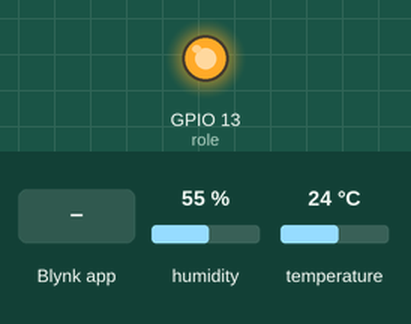
Bench run of a sketch on a simulated ESP8266 (NodeMCU). On the bench: output pins drawn as LEDs (lit = HIGH). Inputs (shaded band) come from the test bench; at power-on: humidity 55 %, temperature 24 °C. WiFi joins after 1.5 s; servers stay silent unless stated.

Above: at 3.0 s.
3.1 s: Blynk app writes 200 to V0
At 8.5 s:
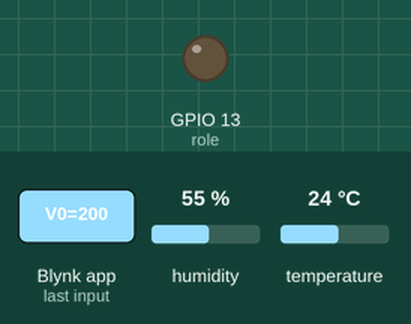
9.3 s: Blynk app writes 1 to V0
At 12.4 s:
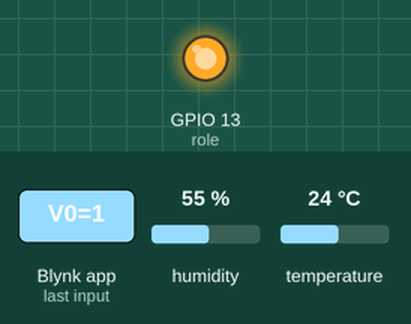
13.8 s: Blynk app writes 1 to V7
At 16.4 s:
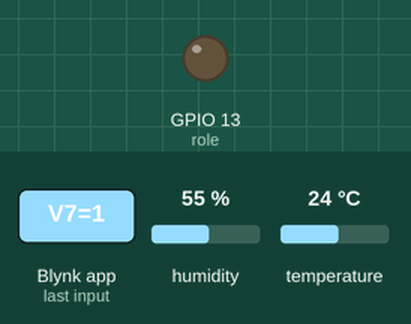
Timing chart, 0 to 17.9 s (numbered marks = the images above; inputs shaded):
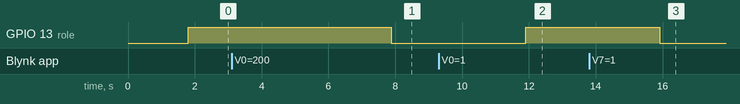

Measured:
- after the input at 3.1 s, GPIO 13 (role): HIGH → LOW after 4.8 s
- after the input at 9.3 s, GPIO 13 (role): LOW → HIGH after 2.6 s
- after the input at 13.8 s, GPIO 13 (role): HIGH → LOW after 2.1 s

The sketch:

ESP8266-BLYNK-Smart-Thermostat.ino
```cpp
#define BLYNK_TEMPLATE_ID "xxxxxxxxxxxxxxxx"
#define BLYNK_DEVICE_NAME "VOLKAN Smart Thermostat"
#define BLYNK_AUTH_TOKEN "xxxxxxxxxxxxxxxxxxxxxxxxxxxxxx"
#include <ESP8266WiFi.h>
#include <BlynkSimpleEsp8266.h>
#include <DHT.h>

char auth[] = BLYNK_AUTH_TOKEN;
char ssid[] = "AAAAAAAAA";
char pass[] = "XXXXXXXXXXXXXXXXXXXXXXXXXXXXXX";

#define DHTPIN 0
#define DHTTYPE DHT11
const int role = 13;
DHT dht(DHTPIN, DHTTYPE);

float humDHT = 0;
float tempDHT = 0;
int Vala = 0;
int VPin = 0;
WidgetLED LED(V6);
WidgetLED NODE(V2);

BLYNK_WRITE(V0)
{
  int Val = param.asInt();
  Vala = Val;
}

void setup()
{
  Blynk.begin(auth, ssid, pass);
  dht.begin();
  pinMode(role, OUTPUT);
  digitalWrite(role, HIGH);
  NODE.off();
  humDHT = dht.readHumidity();
  tempDHT = dht.readTemperature();
}

void loop()
{
  Blynk.run();
  delay(2000);
  humDHT = dht.readHumidity();
  tempDHT = dht.readTemperature();
  if ( Vala > tempDHT){
    digitalWrite(role, LOW);
    VPin=1;
    Blynk.virtualWrite(V7, VPin);
    LED.on();
    delay(2000);
  }
  else if (Vala+0.5 < tempDHT) {
    digitalWrite(role, HIGH);
    VPin=0;
    Blynk.virtualWrite(V7, VPin);
    LED.off();
    delay(2000);
  }
  Blynk.virtualWrite(V4, tempDHT);
  Blynk.virtualWrite(V5, humDHT);
  NODE.on();
}


BLYNK_WRITE(V7)
{
  int pinValue = param.asInt();
  VPin = pinValue;
  if (VPin == 1) {
    Blynk.virtualWrite(V0, 35);
    Vala = 35;
  }
  else if (VPin == 0){
    Blynk.virtualWrite(V0, 15);
    Vala = 15;
  }
}
```
